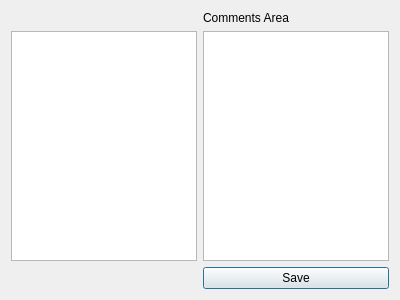
<?xml version="1.0" encoding="UTF-8"?>
<ui version="4.0">
 <class>DataSetWindow</class>
 <widget class="QDialog" name="DataSetWindow">
  <property name="geometry">
   <rect>
    <x>0</x>
    <y>0</y>
    <width>400</width>
    <height>300</height>
   </rect>
  </property>
  <property name="windowTitle">
   <string>Dialog</string>
  </property>
  <property name="windowIcon">
   <iconset resource="resources.qrc">
    <normaloff>:/icons/dataset.svg</normaloff>:/icons/dataset.svg</iconset>
  </property>
  <layout class="QGridLayout" name="gridLayout">
   <item row="2" column="0">
    <widget class="QTableWidget" name="Table"/>
   </item>
   <item row="3" column="1">
    <widget class="QPushButton" name="PushButton">
     <property name="text">
      <string>Save</string>
     </property>
    </widget>
   </item>
   <item row="2" column="1">
    <widget class="QTextEdit" name="commentTextEdit"/>
   </item>
   <item row="1" column="1">
    <widget class="QLabel" name="label">
     <property name="text">
      <string>Comments Area</string>
     </property>
    </widget>
   </item>
  </layout>
 </widget>
 <resources>
  <include location="resources.qrc"/>
 </resources>
 <connections/>
</ui>
